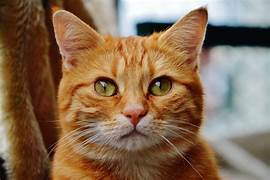
#> input picture images/cat001.jpg, 270 x 180 px, found by its file name; its folder holds 4 pictures in this run
$ python prodigy3.py
#> lines starting #> are read from the running program, lines starting #| are printed output that depends on the picture
import numpy as np
import cv2
import os
from sklearn.model_selection import train_test_split
from sklearn.svm import SVC
from sklearn.metrics import classification_report, accuracy_score
from sklearn.preprocessing import StandardScaler
from sklearn.decomposition import PCA
import matplotlib.pyplot as plt
import warnings

# Function to load and preprocess images
def load_images(folder_path):
    images = []
    labels = []
    for filename in os.listdir(folder_path):
        img_path = os.path.join(folder_path, filename)
        if img_path.endswith(".jpg") or img_path.endswith(".png"):
            img = cv2.imread(img_path)
#> img is the input picture: shape (180, 270, 3); mean B, G, R 84.7, 109.1, 136.2
            if img is None:
                print(f"Failed to read image: {img_path}")
                continue
            img = cv2.cvtColor(img, cv2.COLOR_BGR2GRAY)  # Convert to grayscale
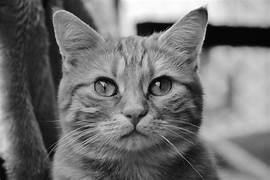
#> img: shape (180, 270); min 0, max 255, mean 114.4
            img = cv2.resize(img, (100, 100))  # Resize image to a fixed size
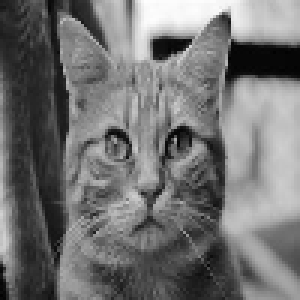
#> img: shape (100, 100) (shown 3 times larger); min 1, max 254, mean 114.4
            images.append(img.flatten())  # Flatten image matrix
            label = 1 if "dog" in filename else 0  # Assign label based on filename
            labels.append(label)
#> pass 2 of the loop in load_images, `for filename in os.listdir(folder_path):`:
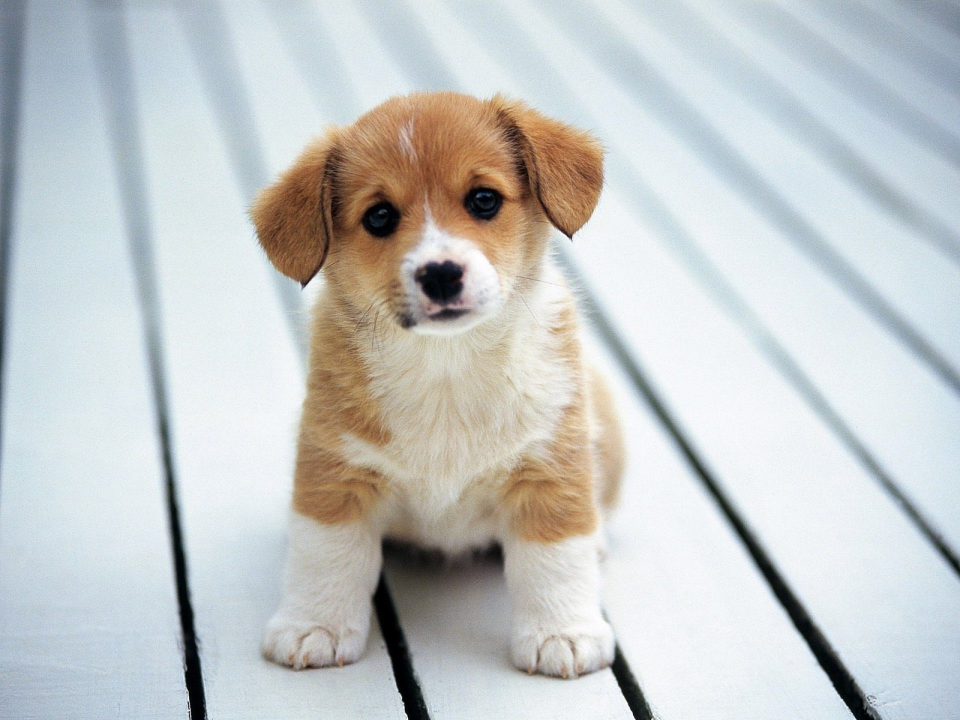
#> input picture images/dog001.jpg, 1920 x 1440 px, found by its file name (shown at 1/2 size)
#> in load_images, img is the input picture: shape (1440, 1920, 3); mean B, G, R 199.6, 200.1, 196.8
#> in load_images, `img = cv2.cvtColor(img, cv2.COLOR_BGR2GRAY)`:
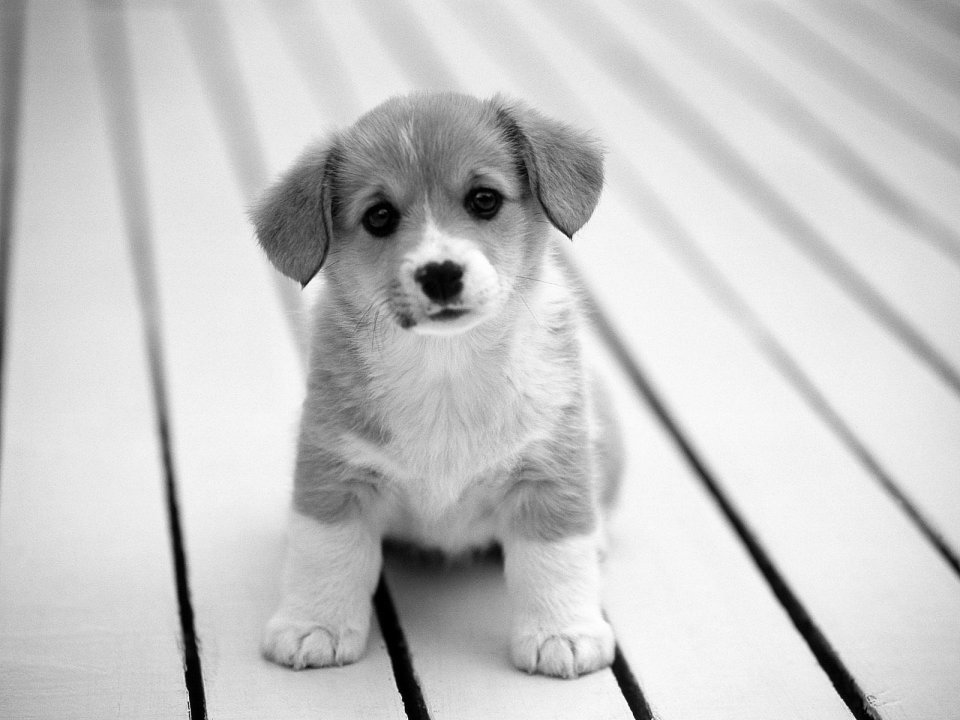
#> img: shape (1440, 1920) (shown at 1/2 size); min 0, max 255, mean 199
#> in load_images, `img = cv2.resize(img, (100, 100))`:
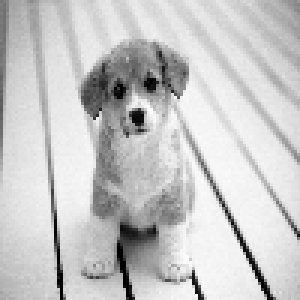
#> img: shape (100, 100) (shown 3 times larger); min 0, max 254, mean 198.9
#> pass 3 of the loop in load_images, `for filename in os.listdir(folder_path):`:
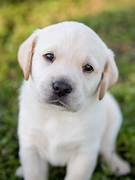
#> input picture images/dog002.jpg, 135 x 180 px, found by its file name
#> in load_images, img is the input picture: shape (180, 135, 3); mean B, G, R 131.2, 155.7, 154.8
#> in load_images, `img = cv2.cvtColor(img, cv2.COLOR_BGR2GRAY)`:
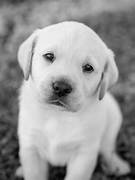
#> img: shape (180, 135); min 1, max 254, mean 152.7
#> in load_images, `img = cv2.resize(img, (100, 100))`:
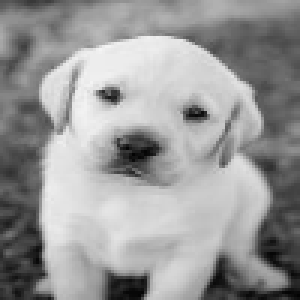
#> img: shape (100, 100) (shown 3 times larger); min 3, max 245, mean 152.6
#> the loop made 4 passes; the first 3 are shown
    return np.array(images), np.array(labels)

# Load images and labels
folder_path = r"C:\Users\vigne\OneDrive\Desktop\PRODIGY\MACHINE LEARNING\task03\images"
images, labels = load_images(folder_path)

if len(images) == 0:
    print("No valid images found in the specified folder.")
    exit()

# Split data into training and testing sets
X_train, X_test, y_train, y_test = train_test_split(images, labels, test_size=0.2, random_state=42)

# Feature scaling
scaler = StandardScaler()
X_train_scaled = scaler.fit_transform(X_train)
X_test_scaled = scaler.transform(X_test)

# PCA for dimensionality reduction
n_components = min(X_train_scaled.shape[0], X_train_scaled.shape[1])
#> n_components = 3
pca = PCA(n_components=n_components)
X_train_pca = pca.fit_transform(X_train_scaled)
X_test_pca = pca.transform(X_test_scaled)

# Train SVM model
svm = SVC(kernel='rbf', C=1.0, gamma='scale')
svm.fit(X_train_pca, y_train)

# Predictions
y_pred = svm.predict(X_test_pca)

# Evaluate model
accuracy = accuracy_score(y_test, y_pred)
print("Accuracy:", accuracy)
print(classification_report(y_test, y_pred, zero_division=1))

# 2D visualization of decision boundary
def plot_decision_boundary(X, y, model):
    # Create a mesh to plot the decision boundary
    x_min, x_max = X[:, 0].min() - 1, X[:, 0].max() + 1
    y_min, y_max = X[:, 1].min() - 1, X[:, 1].max() + 1
#> (the run stopped early here; a loop or call above may not have finished)
